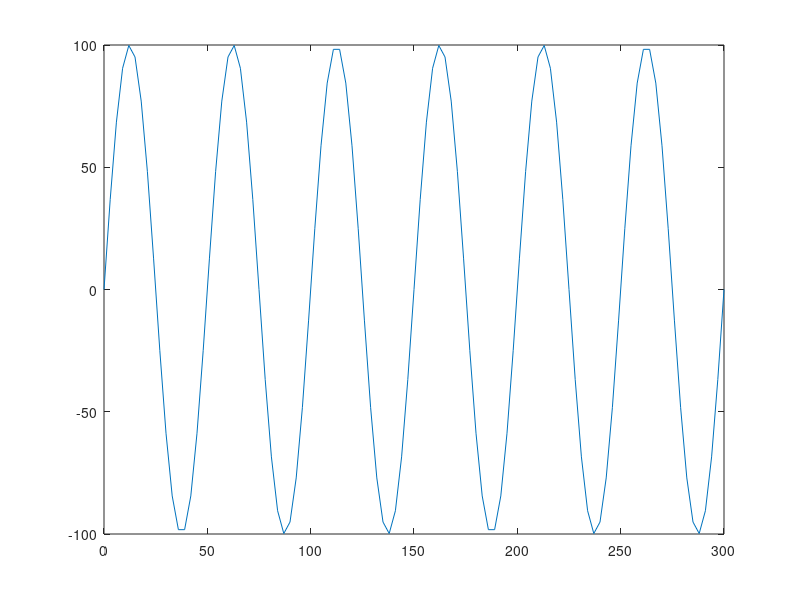
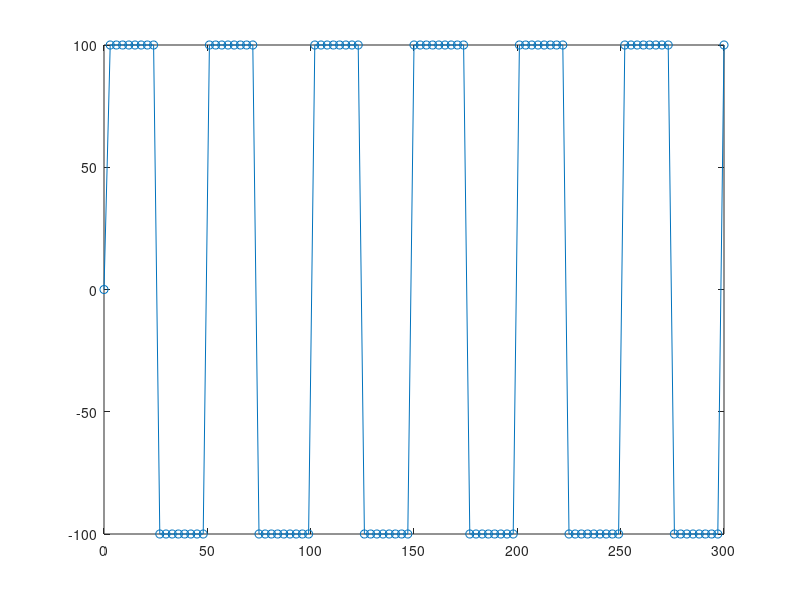
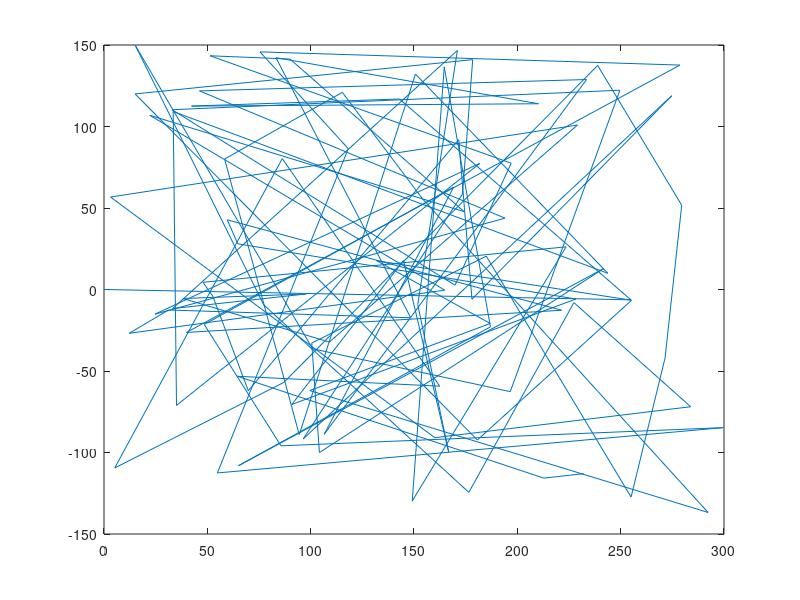

Here is the MATLAB script that generated these plots, in order:
clear all
clc

%% Resoluion, Amplitude and Time period
resolution = 100;
amplitude = 100;
wavelength = 50;

%% x and y boundaries
x_min = 0;
x_max = 300;
y_min = -150;
y_max = 150;

%% Get x values
x = x_min:(x_max-x_min)/resolution:x_max;

%% Get y values for sinusoidal
y = amplitude * sin(x*((2*pi)/wavelength));

% Plot x vs y for sinusoidal
figure
plot(x,y)

%% Get y values for square wave
y = [];
y(end+1) = 0;
for x_i = x
    if x_i ~= 0
        if mod(x_i, wavelength) < wavelength/2
            y(end+1) = amplitude;
        else
            y(end+1) = -amplitude;
        end
    end
end

% Plot values for the square wave
figure
plot(x, y, 'o-')

%% Get x and y values for random search
x = (x_max-x_min)*rand(resolution, 1)+x_min;
y = (y_max-y_min)*rand(resolution, 1)+y_min;

x(1) = 0;
y(1) = 0;

% Plot values for the random search
figure
plot(x, y)